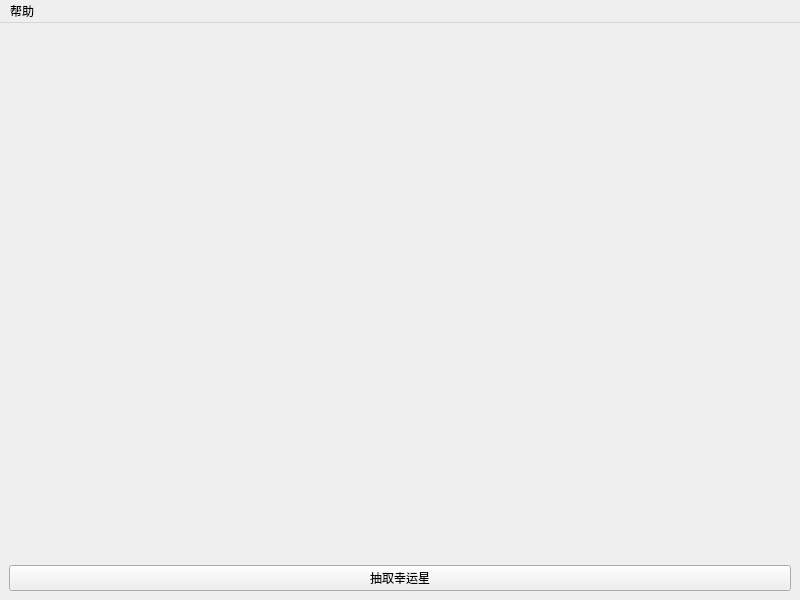
<?xml version="1.0" encoding="UTF-8"?>
<ui version="4.0">
 <class>MainWindow</class>
 <widget class="QMainWindow" name="MainWindow">
  <property name="geometry">
   <rect>
    <x>0</x>
    <y>0</y>
    <width>800</width>
    <height>600</height>
   </rect>
  </property>
  <property name="windowTitle">
   <string>心跳点名</string>
  </property>
  <property name="windowIcon">
   <iconset resource="icon.qrc">
    <normaloff>:/icon.jpg</normaloff>:/icon.jpg</iconset>
  </property>
  <widget class="QWidget" name="centralWidget">
   <layout class="QVBoxLayout" name="verticalLayout_2">
    <item>
     <layout class="QVBoxLayout" name="verticalLayout">
      <item>
       <widget class="QLabel" name="label">
        <property name="font">
         <font>
          <family>楷体</family>
          <pointsize>144</pointsize>
          <stylestrategy>PreferDefault</stylestrategy>
          <kerning>true</kerning>
         </font>
        </property>
        <property name="text">
         <string/>
        </property>
        <property name="alignment">
         <set>Qt::AlignCenter</set>
        </property>
       </widget>
      </item>
      <item>
       <widget class="QPushButton" name="pickButton">
        <property name="text">
         <string>抽取幸运星</string>
        </property>
       </widget>
      </item>
     </layout>
    </item>
   </layout>
  </widget>
  <widget class="QMenuBar" name="menuBar">
   <property name="geometry">
    <rect>
     <x>0</x>
     <y>0</y>
     <width>800</width>
     <height>23</height>
    </rect>
   </property>
   <widget class="QMenu" name="menu">
    <property name="title">
     <string>帮助</string>
    </property>
    <addaction name="openWizard"/>
    <addaction name="autoRun"/>
    <addaction name="about"/>
   </widget>
   <addaction name="menu"/>
  </widget>
  <action name="openWizard">
   <property name="text">
    <string>管理名单</string>
   </property>
   <property name="toolTip">
    <string>添加名单</string>
   </property>
  </action>
  <action name="about">
   <property name="text">
    <string>关于软件</string>
   </property>
  </action>
  <action name="autoRun">
   <property name="checkable">
    <bool>true</bool>
   </property>
   <property name="checked">
    <bool>true</bool>
   </property>
   <property name="text">
    <string>开机启动</string>
   </property>
  </action>
 </widget>
 <resources>
  <include location="icon.qrc"/>
 </resources>
 <connections/>
</ui>
